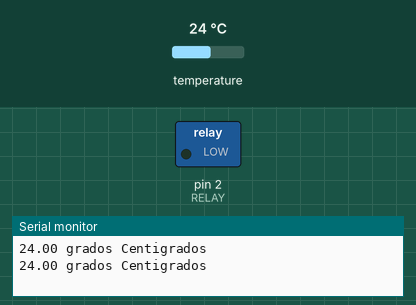
Recording of a sketch running on a simulated Arduino Uno, built with avr-gcc and run on an emulated ATmega328P. Shown: switched loads named in the sketch (green lamp = pin HIGH), the last lines printed to the serial monitor. The inputs (shaded band) are chosen by the test bench; at power-on: temperature 24 °C.

Above: at 2.3 s.
2.4 s: temperature set to 18.6 °C
4.2 s: temperature set to 17.6 °C
At 5.2 s:
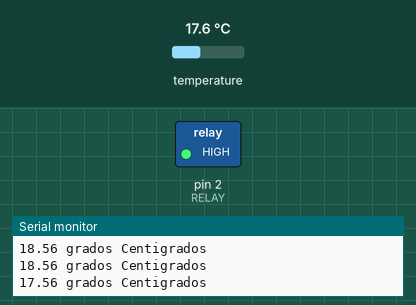
6.1 s: temperature set to 21.6 °C
7.6 s: temperature set to 22.6 °C
At 8.5 s:
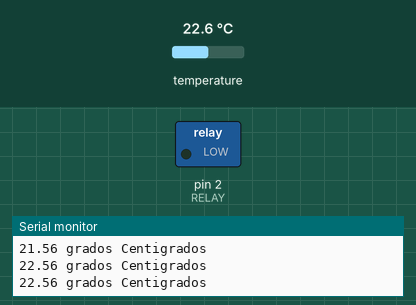
9.1 s: temperature set to 12 °C
At 9.5 s:
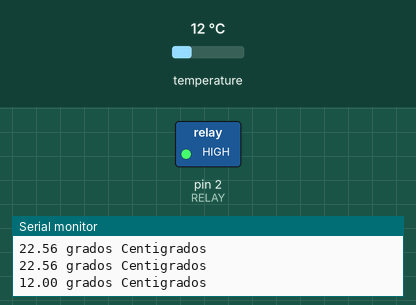
Timing chart, 0 to 11.6 s (numbered marks = the images above; inputs shaded):
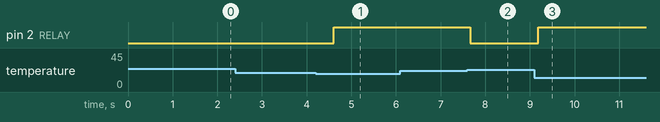

The sketch:

radiator_controller_v0.1.ino
```cpp
#include <OneWire.h> //Se importan las librerías
#include <DallasTemperature.h>

#define RELAY 2
#define TEMP 3 //Se declara el pin donde se conectará la DATA
#define NUMBER_OF_SAMPLES 1
#define MAX_TEMP_THRESHOLD 22
#define MIN_TEMP_THRESHOLD 18

float acc = 0.0;
int sampleIndex = 0;

OneWire ourWire(TEMP); //Se establece el pin declarado como bus para la comunicación OneWire

DallasTemperature sensors(&ourWire); //Se instancia la librería DallasTemperature


void setup() {
  // Inicializa el pin digital relay (que vale 2)  como salida
  pinMode(RELAY, OUTPUT);
  Serial.begin(9600);
  sensors.begin(); //Se inician los sensores
}

void loop() {
  if(sampleIndex < NUMBER_OF_SAMPLES){
    sensors.requestTemperatures(); //Prepara el sensor para la lectura
    acc += sensors.getTempCByIndex(0); //Se lee la temperatura en grados Celsius
    sampleIndex++;
  } else {
    float averageTemp = acc / NUMBER_OF_SAMPLES;
    Serial.print(averageTemp); //Se lee e imprime la temperatura en grados Celsius
    Serial.println(" grados Centigrados");
    if(averageTemp < MIN_TEMP_THRESHOLD && digitalRead(RELAY) == LOW){
      digitalWrite(RELAY, HIGH);   // Envia el valor HIGH (5V) al pin digital relay
    } else if(averageTemp >= MAX_TEMP_THRESHOLD && digitalRead(RELAY) == HIGH){
       digitalWrite(RELAY, LOW);
    }
    acc = 0;
    sampleIndex = 0;
  }
}
```

Measured:
- the behaviour switches between 18 and 17.9 °C on temperature (found by bisection; images 0 and 1)
- the behaviour switches between 21.9 and 22 °C on temperature (found by bisection; images 1 and 2)
- after the input at 4.2 s, pin 2 (RELAY): LOW → HIGH after 0.40 s
- after the input at 7.6 s, pin 2 (RELAY): HIGH → LOW after 0.06 s
- after the input at 9.1 s, pin 2 (RELAY): LOW → HIGH after 0.09 s
